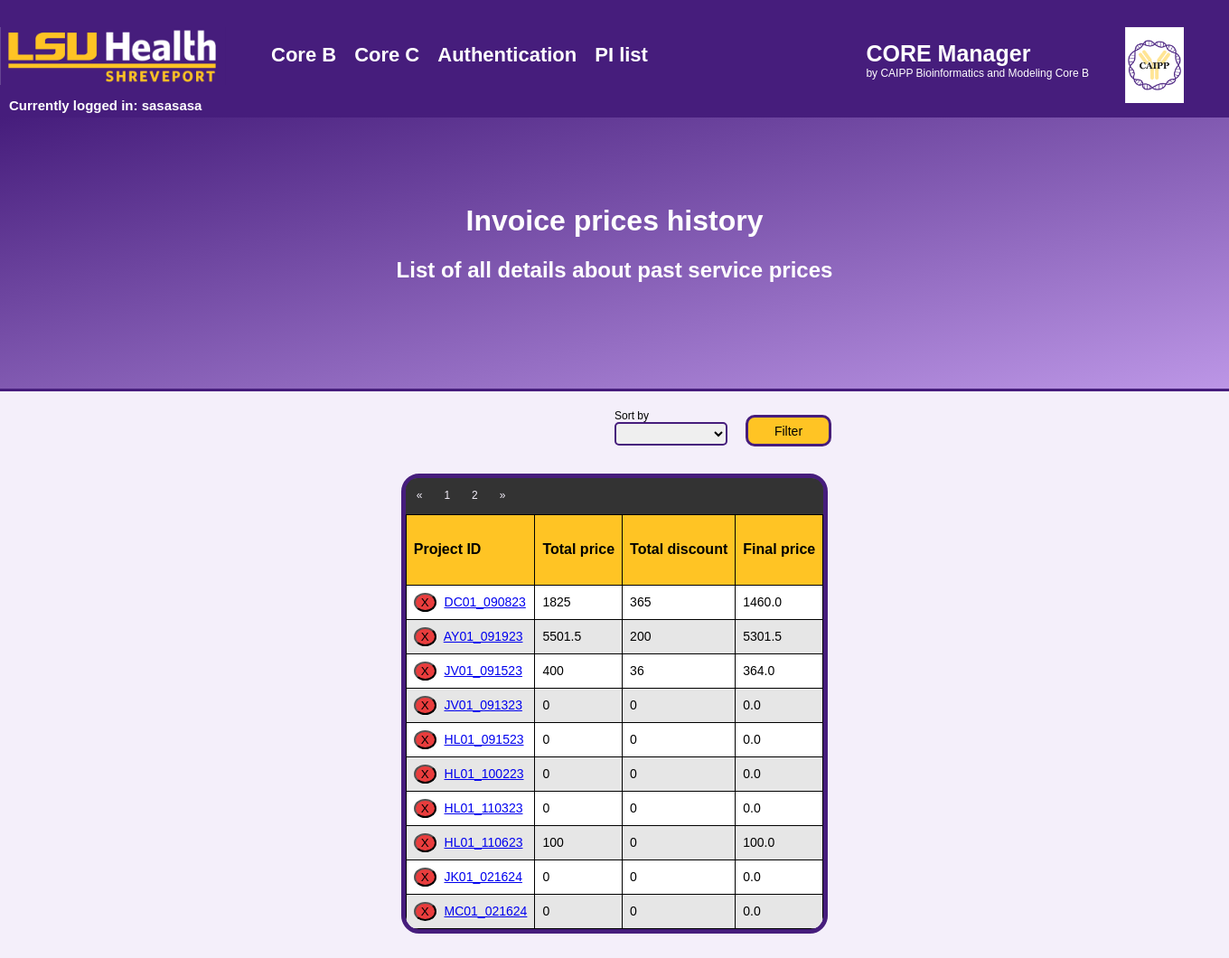
The app's page /invoices_list (signed in) with its own data.
### app/models.py (models this page shows, shortened)
class User(UserMixin, db.Model):
    __tablename__ = 'users'
    id = db.Column(db.Integer, primary_key=True) # primary keys are required by SQLAlchemy
    email = db.Column(db.String(100), unique=True)
    password = db.Column(db.String(100))
    name = db.Column(db.String(100))
    urole = db.relationship('Role', secondary='userhasrole', back_populates='user')
    @property
    def is_admin(self):
        for ur in self.urole:
            if ur.role == "admin":
                return True
        return False
    @property
    def is_core_b(self):
        for ur in self.urole:
            if ur.role == "coreB":
                return True
        return False
    @property
    def is_core_c(self):
        for ur in self.urole:
            if ur.role == "coreC":
                return True
        return False

class Invoice(db.Model):
    __tablename__ = "invoices"
    id = db.Column(db.Integer, primary_key=True)
    project_id = db.Column(db.String(50))
    service_type = db.Column(db.String(100))
    service_sample_number = db.Column(db.Integer)
    service_sample_price = db.Column(db.Integer)
    total_price = db.Column(db.Integer)
    discount_sample_number = db.Column(db.Integer)
    discount_sample_amount = db.Column(db.Integer)
    discount_reason = db.Column(db.String(250))
    total_discount = db.Column(db.Integer)

### app/CoreB/invoices_list/routes.py (the view, shortened to what this page needs)
@bp.route('/invoices_list', methods=['GET', 'POST'])
@login_required(role=["coreB", "admin"])
def invoices_list():
    invoices = Invoice.query.all()
    data = []
    project_ids = []
    total_prices = []
    total_discounts = []
    for invoice in invoices:
        invoice_project_id = invoice.project_id
        if invoice_project_id not in project_ids:
            project_ids.append(invoice_project_id)
            total_prices.append(invoice.total_price)
            total_discounts.append(invoice.total_discount)
        else:
            total_prices[project_ids.index(invoice_project_id)] += invoice.total_price
            total_discounts[project_ids.index(invoice_project_id)] += invoice.total_discount
    final_prices = np.array(total_prices) - np.array(total_discounts)
    for p_id in range(0, len(project_ids)):
        invoice_dict = {}
        invoice_dict["Project ID"] = project_ids[p_id]
        invoice_dict["Total price"] = total_prices[p_id]
        invoice_dict["Total discount"] = total_discounts[p_id]
        invoice_dict["Final price"] = final_prices[p_id]
        data.append(invoice_dict)
    page, per_page, offset = get_page_args(page_parameter='page',
                                        per_page_parameter='per_page')
    total = len(data)
    pagination_users = data[offset: offset + per_page]
    pagination = Pagination(page=page, per_page=per_page, total=total)
    response = make_response(render_template("invoices_list.html", data=pagination_users, page=page, per_page=per_page, pagination=pagination, list=list, len=len, str=str))
    response.headers["Cache-Control"] = "no-cache, no-store, must-revalidate" # HTTP 1.1.
    response.headers["Pragma"] = "no-cache" # HTTP 1.0.
    response.headers["Expires"] = "0" # Proxies.
    return response

### app/__init__.py (called while the page is built)
def login_required(role=[]):
    def wrapper(fn):
        @wraps(fn)
        def decorated_view(*args, **kwargs):
            if not current_user.is_authenticated:
                return login_manager.unauthorized()
            urole = current_user.urole
            for r in role:
                if r == "any":
                    break
                elif any(ur.role == r for ur in urole):
                    pass
                else:
                    return login_manager.unauthorized()
            return fn(*args, **kwargs)
        return decorated_view
    return wrapper

### app/templates/invoices_list.html (shortened to what this page needs)
{% extends "base.html" %}
{% block content %}
<html>
  <body onload="loadFilterByKey(['#sort'])">
    <div class="header" id="gradheader">
      <h1 class="header_text">Invoice prices history</h1>
      <h2 class="header_text">List of all details about past service prices</h2>
    </div>
    <div class="paddingdiv">
        <div class="rowdiv">
          <div class="columndiv"></div>
          <div class="columndiv">
            <form method="POST" action="/invoices_list">
              <div class="leftdiv">
                <label class="formlabel">Sort by</label>
                <select class="tableselect" name="sort" id="sort">
                </select>
              </div>
              <div class="leftdiv">
                <button class="filterbutton"
                  onclick="saveFilterByKey(['#sort'])">Filter</button>
              </div>
            </form>
          </div>
        </div>
      </div>
      <div class="noback_centerdiv">
        {% if data == [] %}
          <h2>No data to be displayed</h2>
          {% else %}
      <div class="div-border-min">
          <div style="background-color: #333333; height: 40px; border-top-right-radius: 14px; border-top-left-radius: 14px;">
            {{ pagination.links }}
          </div>
          <div class="orderdiv">
          <table class="table_round_bottom">
            <thead>
              <tr>
                {% for header in data[0].keys() %}
                <th>
                  <h4>{{ header }}</h4>
                </th>
                {% endfor %}
              </tr>
            </thead>
            <tbody>
              {% for row in range(0, len(data)) %}
              <tr id="{{row}}">
                {% for col in range(0, len(list(data[row].values()))) %}
                <td>
                  {% if col == 0 %}
                    <a
                      href="/delete_invoice?project_id={{list(data[row].values())[0]}}"><button
                        class="deletebutton"
                        onclick="return confirm('Are you sure You want to delete this invoice?')">X</button></a>
                        <a
                        href="/invoice_details?project_id={{list(data[row].values())[0]}}">{{
                        list(data[row].values())[col]}}</a>
                  {% else %}
                  {{ list(data[row].values())[col] }}
                  {% endif %}
                  {% endfor %}
                  {% endfor %}
                </td>
              </tr>
            </tbody>
          </table>
        </div>
      </div>
      {% endif %}
    </div>
  </body>
</html>
{% endblock %}

### app/templates/base.html (shortened to what this page needs)
<!DOCTYPE html>
<html lang="en">
    <head>
        <link rel="stylesheet" type="text/css"
            href="{{ url_for('static',filename='styles/page_style.css') }}">
    </head>
    <body>
        <div class='navbar'>
            <a href="/login"><img
                    src="{{ url_for('static', filename='images/LSU.png') }}"
                    style="width: 250px; padding-right: 50px; float: left" /></a>
            {% if current_user.is_authenticated %}
            {% if not (current_user.is_core_b and current_user.is_core_c)%}
            {% if current_user.is_core_b %}
            <a href="/orders"><h2 class="base-heading">Orders</h2></a>
            <a href="/invoices_list"><h2 class="base-heading">Invoices</h2></a>
            <a href="/graphs"><h2 class="base-heading">Graphs</h2></a>
            {% endif %}
            {% if current_user.is_core_c %}
            <a href="/antibodies"><h2 class="base-heading">Antibodies</h2></a>
            {% if current_user.is_admin %}
            <a href="/stock"><h2 class="base-heading">Stock</h2></a>
            {% endif %}
            {% endif %}
            {% else %}
            <div class="dropdown">
                <h2 class="base-heading">Core B
                </h2>
            </div>
            <div class="dropdown">
                <h2 class="base-heading">Core C
                </h2>
            </div>
            {% endif %}
            {% if current_user.is_admin %}
            <a href="/pilist"><h2 class="base-heading">PI list</h2></a>
            {% endif %}
            {% endif %}
            <div class="dropdown">
                <h2 class="base-heading">Authentication
                </h2>
            </div>
            <div class="rightdiv"> <img
                    src="{{ url_for('static', filename='images/caipp.png') }}"
                    style="width: 65px; margin-right: 50px; vertical-align: middle;" /></div>
            <div class="rightdiv"
                style=" padding-right: 40px; padding-top: 15px;">
                <h1 class="title" style="font-size: 25px;">CORE Manager</h1>
                <p class="title" style="font-size: 12px;">by CAIPP
                    Bioinformatics and Modeling
                    Core B</p>
            </div>
            {% if current_user.is_authenticated %}
            <h3 style="color: white; padding-left: 10px; font-size: 15px;">
                Currently logged in: {{ current_user.name }}</h3>
            {% endif %}
        </div>
        <div>
            {% block content %} {% endblock %}
        </div>
    </body>
</html>

### app/static/styles/page_style.css (style rules this page uses)
:root { --Tekhelet: #461D7C; --MikadoYellow: #FFC424; --MikadoYellowShadow: #fbd128; --Magnolia: #F4EFFA; --Wisteria: #BC96E6; }
body { background-color: var(--Magnolia); min-width: 1350px; margin: 0px; padding-top: 0px; margin-bottom: 50px; font-family: sans-serif; }
.title { margin: 0px; color: white; }
.navbar { position: sticky; top: 0px; padding: 30px 0px; width: 100%; height: 70px; background-color: var(--Tekhelet); }
.dropdown { float: left; overflow: hidden; }
#gradheader { height: 150px; background-color: var(--Wisteria); background-image: linear-gradient(to bottom right, var(--Tekhelet), var(--Wisteria)); }
.header { width: 100%; text-align: center; padding-top: 75px; padding-bottom: 75px; margin-bottom: 20px; border-bottom: 3px solid var(--Tekhelet); }
.header_text { margin-left: auto; margin-right: auto; color: white; }
.orderdiv { overflow-x: auto; overflow-y: auto; display: flex; border-bottom-left-radius: 14px; border-bottom-right-radius: 14px; }
.paddingdiv { margin-left:85px; margin-right:85px; }
.div-border-min { border: 5px solid var(--Tekhelet); width: fit-content; border-radius: 20px; }
.rowdiv { display: flex; }
.columndiv { flex: 1; }
.leftdiv { float: left; }
.rightdiv { float: right; }
.noback_centerdiv { justify-content: center; display: flex; padding: 30px; border-radius: 20px; }
.base-heading { display:inline-block; font-size: 22px; margin-right: 20px; color: white; }
.filterbutton { background-color: var(--MikadoYellow); border: 3px solid var(--Tekhelet); border-radius: 10px; height: 35px; width: 95px; margin-left: 10px; margin-top: 6px; font-size: 14px; }
.deletebutton { border-radius: 50%; background-color: rgb(233, 61, 61); margin-right: 5px; }
table { font-family: sans-serif; border-collapse: collapse; overflow: hidden; table-layout: fixed; }
.table_round_bottom { border-bottom-left-radius: 14px; border-bottom-right-radius: 14px; }
td, th { border: 1px solid black; text-align: left; padding: 8px; }
td { font-size: 14px; }
th { min-width: 60px; }
thead { background-color: var(--MikadoYellow); }
tr:nth-child(even) td { background-color: #e6e6e6; }
tr:nth-child(odd) td { background-color: #ffffff; }
select { border-radius: 5px; border: 2px solid var(--Tekhelet); }
input, label { display:block; }
.tableselect { margin-right: 10px; height: 26px; width: 125px; font-size: 12px; }
.formlabel { font-size: 12px; }
ul { list-style-type: none; margin: 0; padding: 0; overflow: hidden; background-color: #333333; border-top-right-radius: 14px; border-top-left-radius: 14px; }
li { float: left; font-size: 12px; height: 40px; }
li a { display: block; color: var(--Magnolia); text-align: center; padding: 8px; text-decoration: none; }
.page-link { display: block; color: var(--Magnolia); text-align: center; padding: 12px; text-decoration: none; }

### records on screen
User: name "sasasasa"
Invoice: project "DC01_090823"
Invoice: project "AY01_091923"
Invoice: project "JV01_091523"
Invoice: project "JV01_091323", service_sample_number "0.0"
Invoice: project "HL01_091523", service_sample_number "0.0"
Invoice: project "HL01_100223", service_sample_number "0.0"
Invoice: project "HL01_110323", service_sample_number "0.0"
Invoice: project "HL01_110623"
Invoice: project "JK01_021624", service_sample_number "0.0"
Invoice: project "MC01_021624", service_sample_number "0.0"

### other values on screen
{{ pagination.links }} "« 1 2 »"
{{ header }} "Project ID" "Total price" "Total discount" "Final price"
{{ list(data[row].values())[col] }} "1825" "365" "1460.0" "5501.5" "200" "5301.5" "400" "36" "364.0" "0" "0" "0" "0" "0" "0" "0" "0" "100" "0" "100.0" "0" "0" "0" "0"
